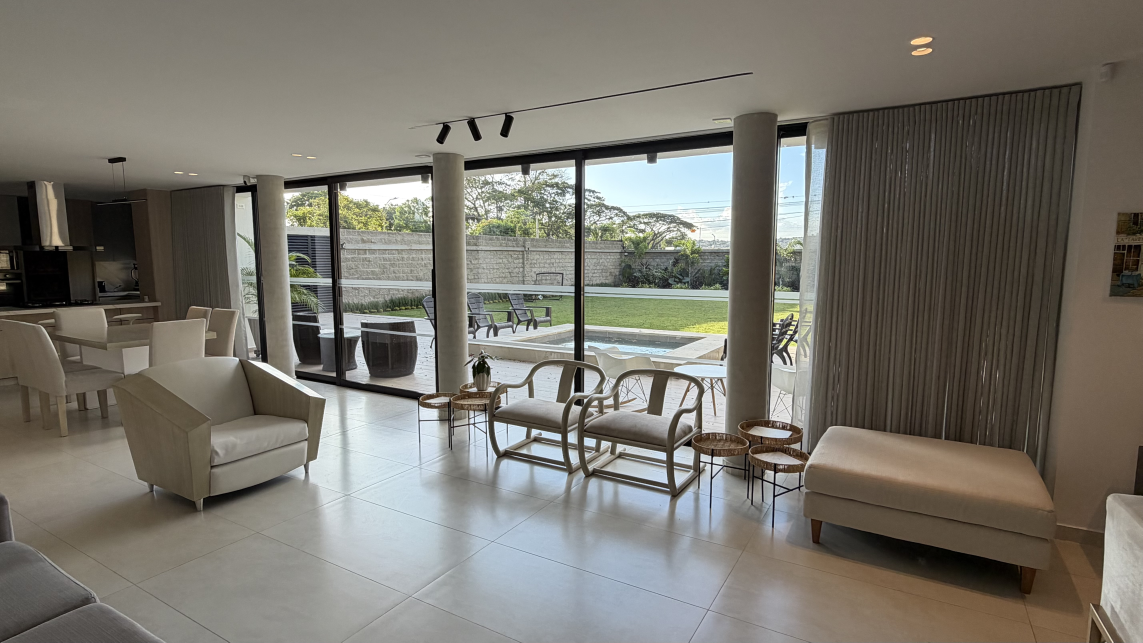
#> input picture assets/IMG_6731.jpeg, 5712 x 3213 px (shown at 1/5 size); its folder holds only this picture in this run
$ python transform_images.py
#> lines starting #> are read from the running program, lines starting #| are printed output that depends on the picture
from pathlib import Path
from PIL import Image, ImageOps
from pillow_heif import register_heif_opener
from tqdm import tqdm
import os

# Permite abrir archivos HEIC del iPhone
register_heif_opener()
#> (this line was passed over: pillow_heif is not available in this run)

# ==========================
# CONFIGURACIÓN
# ==========================

INPUT_DIR = Path("assets")
OUTPUT_DIR = Path("web")
THUMB_DIR = Path("thumbs")

MAX_SIZE = 1600          # lado mayor
THUMB_SIZE = 400

WEBP_QUALITY = 82
WEBP_METHOD = 6          # 0 rápido - 6 mejor compresión

SUPPORTED = {
    ".jpg",
    ".jpeg",
    ".png",
    ".heic",
    ".heif",
    ".webp"
}

OUTPUT_DIR.mkdir(exist_ok=True)
THUMB_DIR.mkdir(exist_ok=True)

# ==========================

def human(size):
    """Convierte bytes a KB/MB"""
    units = ["B", "KB", "MB", "GB"]

    i = 0
    while size >= 1024 and i < len(units)-1:
        size /= 1024
        i += 1

    return f"{size:.1f} {units[i]}"


def optimize_image(path):

    img = Image.open(path)
#> img is the input picture: PIL image 5712x3213 RGB; mean R, G, B 119.9, 116.5, 108

    # Corrige orientación del iPhone
    img = ImageOps.exif_transpose(img)

    # Elimina canal alfa si existe
    if img.mode not in ("RGB",):
        img = img.convert("RGB")

    # -----------------------------
    # Imagen principal
    # -----------------------------

    web = img.copy()

    web.thumbnail(
        (MAX_SIZE, MAX_SIZE),
        Image.Resampling.LANCZOS
    )

    outfile = OUTPUT_DIR / (path.stem.lower() + ".webp")

    web.save(
        outfile,
        "WEBP",
        quality=WEBP_QUALITY,
        method=WEBP_METHOD
    )

    # -----------------------------
    # Thumbnail
    # -----------------------------

    thumb = img.copy()

    thumb.thumbnail(
        (THUMB_SIZE, THUMB_SIZE),
        Image.Resampling.LANCZOS
    )
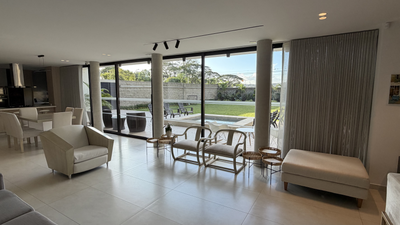
#> thumb: PIL image 400x225 RGB; mean R, G, B 119.9, 116.5, 108

    thumbfile = THUMB_DIR / (path.stem.lower() + ".webp")

    thumb.save(
        thumbfile,
        "WEBP",
        quality=75,
        method=WEBP_METHOD
    )

    return (
        os.path.getsize(path),
        os.path.getsize(outfile)
    )


def main():

    files = [
        f for f in INPUT_DIR.iterdir()
        if f.suffix.lower() in SUPPORTED
    ]

    if not files:
        print("No se encontraron imágenes.")
        return

    total_original = 0
    total_new = 0

    print(f"Procesando {len(files)} imágenes...\n")

    for f in tqdm(files):

        old, new = optimize_image(f)

        total_original += old
        total_new += new

    ahorro = 100 * (1 - total_new / total_original)

    print("\n==============================")
    print("Proceso finalizado")
    print("==============================")
    print(f"Original : {human(total_original)}")
    print(f"Optimizado: {human(total_new)}")
    print(f"Ahorro   : {ahorro:.1f}%")
    print("==============================")


if __name__ == "__main__":
    main()

$ run again, on assets/IMG_6742.jpeg
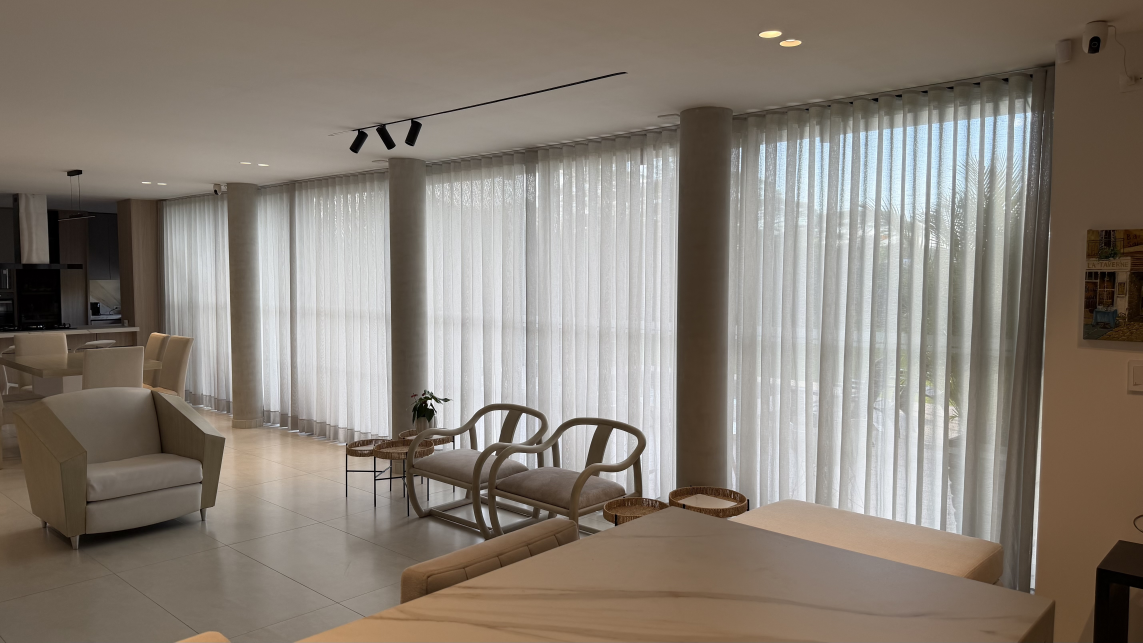
#> input picture assets/IMG_6742.jpeg, 5712 x 3213 px (shown at 1/5 size)
#> in optimize_image, img is the input picture: PIL image 5712x3213 RGB; mean R, G, B 135.8, 126.9, 117
#> in optimize_image, `thumb.thumbnail( (THUMB_SIZE, THUMB_SIZE), Image.Resampling.LANCZOS )`:
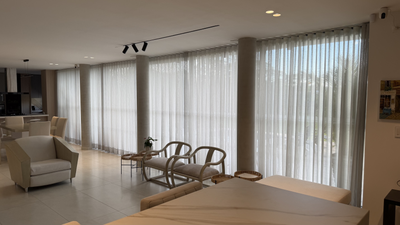
#> thumb: PIL image 400x225 RGB; mean R, G, B 135.8, 126.8, 117

$ run again, on assets/IMG_6739.jpeg
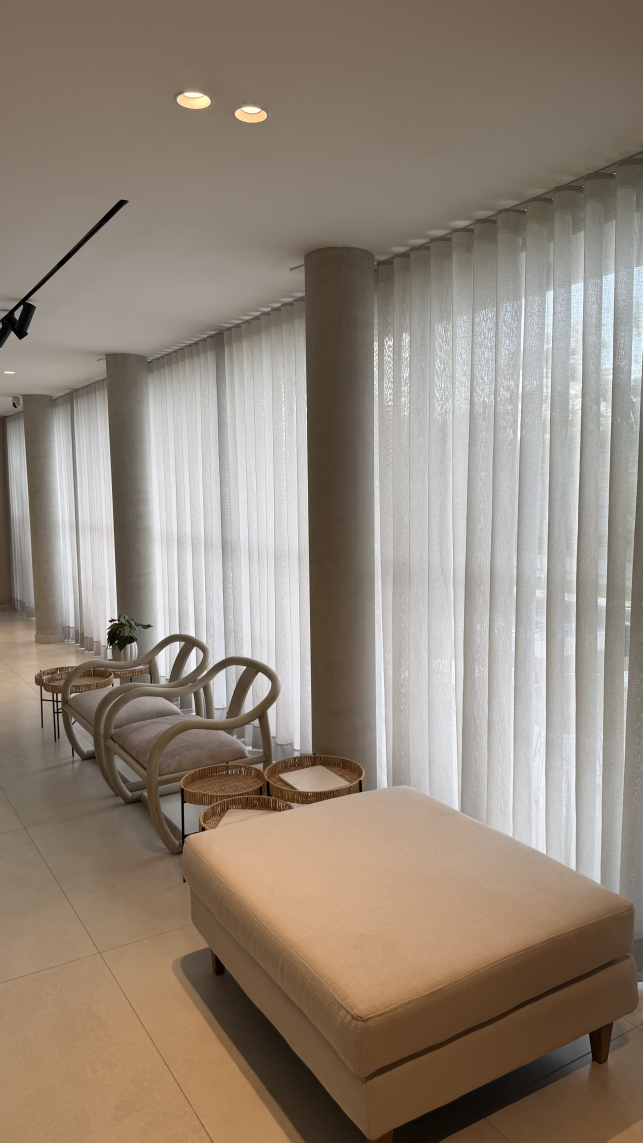
#> input picture assets/IMG_6739.jpeg, 3213 x 5712 px (shown at 1/5 size)
#> in optimize_image, img is the input picture: PIL image 3213x5712 RGB; mean R, G, B 146.6, 133.7, 120.4
#> in optimize_image, `thumb.thumbnail( (THUMB_SIZE, THUMB_SIZE), Image.Resampling.LANCZOS )`:
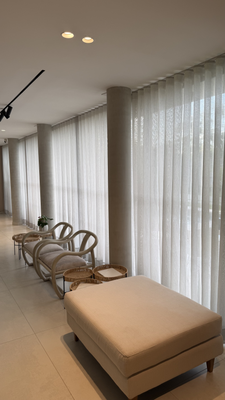
#> thumb: PIL image 225x400 RGB; mean R, G, B 146.6, 133.7, 120.4

$ run again, on assets/IMG_6740.jpeg
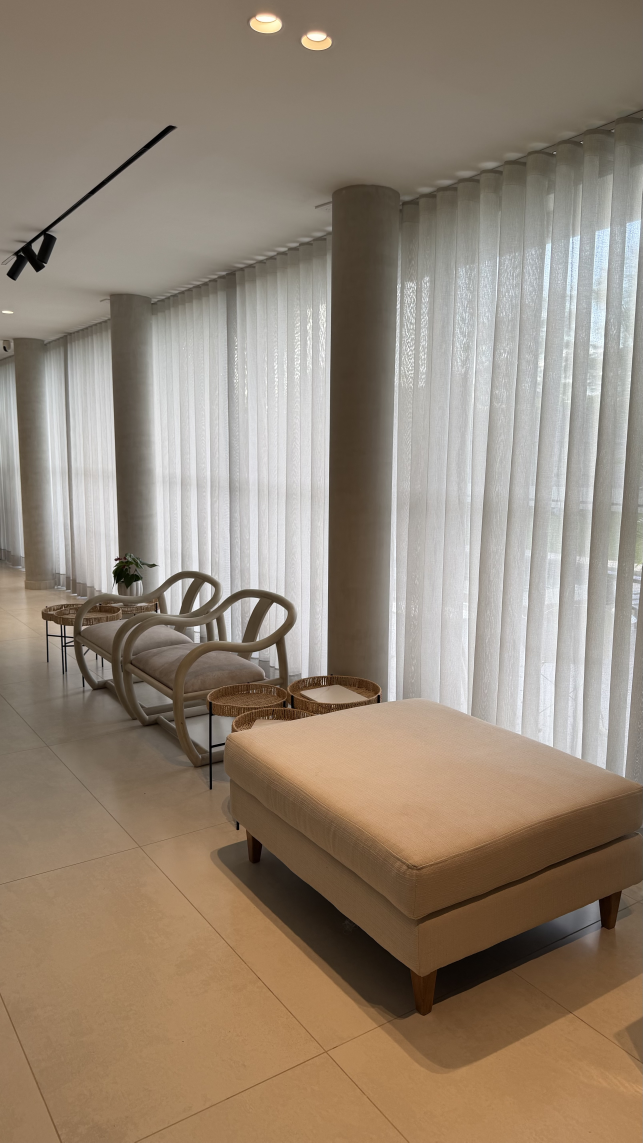
#> input picture assets/IMG_6740.jpeg, 3213 x 5712 px (shown at 1/5 size)
#> in optimize_image, img is the input picture: PIL image 3213x5712 RGB; mean R, G, B 148.2, 133.5, 117.3
#> in optimize_image, `thumb.thumbnail( (THUMB_SIZE, THUMB_SIZE), Image.Resampling.LANCZOS )`:
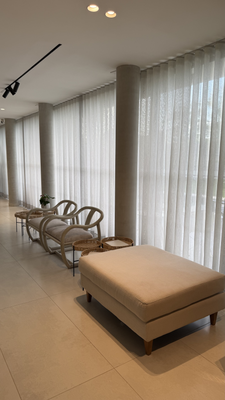
#> thumb: PIL image 225x400 RGB; mean R, G, B 148.2, 133.5, 117.3
